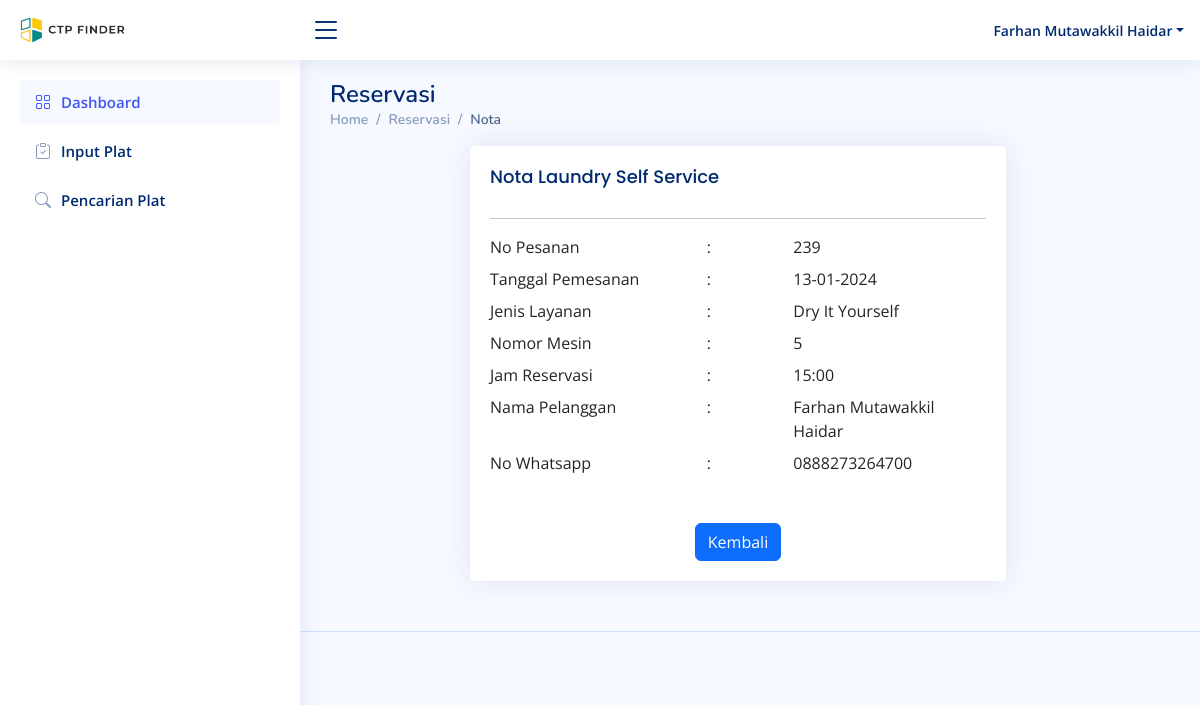
The app's page /dashboard/pages/content/nota/nota-ss-dry.php (signed in) with its own data.
### tables this page shows
CREATE TABLE `tbl_reservasi_ss` (
  `id_tbl_r` int(11) NOT NULL,
  `jam` varchar(10) NOT NULL,
  `id_user` int(11) NOT NULL,
  `jenis_layanan` enum('Wash It Yourself','Dry It Yourself') NOT NULL,
  `nomor_antrian` int(4) NOT NULL,
  `tanggal_pesanan` datetime NOT NULL DEFAULT current_timestamp(),
  `status_pesanan` enum('Active','Inactive') NOT NULL
);

CREATE TABLE `tbl_users` (
  `id_user` int(11) NOT NULL,
  `name` varchar(50) NOT NULL,
  `email` varchar(255) NOT NULL,
  `no_whatsapp` varchar(15) DEFAULT NULL,
  `role` enum('admin','user') NOT NULL DEFAULT 'user',
  `password` varchar(255) NOT NULL,
  `created_at` timestamp NOT NULL DEFAULT current_timestamp(),
  `update_at` timestamp NULL DEFAULT NULL,
  `alamat` varchar(150) DEFAULT NULL
);

### dashboard/pages/content/nota/nota-ss-dry.php (the view, shortened to what this page needs)
<?php
  include '../../../../config/db.php';
?>
    <main id="main" class="main">
      <div class="pagetitle">
        <h1>Reservasi</h1>
        <nav>
          <ol class="breadcrumb">
            <li class="breadcrumb-item"><a href="../dashboard/Dashboard.php">Home</a></li>
            <li class="breadcrumb-item"><a href="../reservasi/reservasi.php">Reservasi</a></li>
            <li class="breadcrumb-item active">Nota</li>
          </ol>
        </nav>
      </div>
      <section class="section dashboard">
        <div class="row align-items-top">
          <div class="row justify-content-center">
            <div class="col-lg-8">
            <div class="card">
              <div class="card-body">
                <h5 class="card-title">Nota Laundry Self Service</h5>
                <hr>
                <div class="row">
                  <div class="col-md-5">
                    <label class="form-label">No Pesanan</label>
                  </div>
                  <div class="col-md-2">
                    <label class="form-label">:</label>
                  </div>
                  <div class="col-md-5">
                    <label class="form-label">
                    <?php
                      $iduser = $_SESSION['id'];
                      $sql = mysqli_query($db_connect, "SELECT * FROM `tbl_reservasi_ss` WHERE id_user = '$iduser' AND jenis_layanan = 'Dry It Yourself' ORDER BY id_tbl_r DESC LIMIT 1");
                      while ($row = mysqli_fetch_assoc($sql)) {
                          echo "<div>" . $row['id_tbl_r'] . "</div>";
                      }
                    ?>
                    </label>
                  </div>
                  <div class="col-md-5">
                    <label class="form-label">Tanggal Pemesanan</label>
                  </div>
                  <div class="col-md-2">
                    <label class="form-label">:</label>
                  </div>
                  <div class="col-md-5">
                    <label class="form-label ">
                        <?php
                          $iduser = $_SESSION['id'];
                          $sql = mysqli_query($db_connect, "SELECT * FROM `tbl_reservasi_ss` WHERE id_user = '$iduser' AND jenis_layanan = 'Dry It Yourself' ORDER BY id_tbl_r DESC LIMIT 1");
                          while ($row = mysqli_fetch_assoc($sql)) {
                            $tanggalPesanan = date('d-m-Y', strtotime($row['tanggal_pesanan']));
                            echo "<div>" . $tanggalPesanan . "</div>";
                        }
                        ?>
                    </label>
                  </div>
                  <div class="col-md-5">
                    <label class="form-label">Jenis Layanan</label>
                  </div>
                  <div class="col-md-2">
                    <label class="form-label">:</label>
                  </div>
                  <div class="col-md-5">
                    <label class="form-label">
                        <?php
                          $iduser = $_SESSION['id'];
                          $sql = mysqli_query($db_connect, "SELECT * FROM `tbl_reservasi_ss` WHERE id_user = '$iduser' AND jenis_layanan = 'Dry It Yourself' ORDER BY id_tbl_r DESC LIMIT 1");
                          while ($row = mysqli_fetch_assoc($sql)) {
                            echo "<div>" . $row['jenis_layanan'] . "</div>";
                        }
                        ?>
                    </label>
                  </div>
                  <div class="col-md-5">
                    <label class="form-label">Nomor Mesin</label>
                  </div>
                  <div class="col-md-2">
                    <label class="form-label">:</label>
                  </div>
                  <div class="col-md-5">
                    <label class="form-label">
                        <?php
                          $iduser = $_SESSION['id'];
                          $sql = mysqli_query($db_connect, "SELECT * FROM `tbl_reservasi_ss` WHERE id_user = '$iduser' AND jenis_layanan = 'Dry It Yourself' ORDER BY id_tbl_r DESC LIMIT 1");
                          while ($row = mysqli_fetch_assoc($sql)) {
                            echo "<div>" . $row['nomor_antrian'] . "</div>";
                        }
                        ?>
                    </label>
                  </div>
                  <div class="col-md-5">
                    <label class="form-label">Jam Reservasi</label>
                  </div>
                  <div class="col-md-2">
                    <label class="form-label">:</label>
                  </div>
                  <div class="col-md-5">
                    <label class="form-label">
                        <?php
                          $iduser = $_SESSION['id'];
                          $sql = mysqli_query($db_connect, "SELECT * FROM `tbl_reservasi_ss` WHERE id_user = '$iduser' AND jenis_layanan = 'Dry It Yourself' ORDER BY id_tbl_r DESC LIMIT 1");
                          while ($row = mysqli_fetch_assoc($sql)) {
                            echo "<div>" . $row['jam'] . "</div>";
                        }
                        ?>
                    </label>
                  </div>
                  <div class="col-md-5">
                    <label class="form-label">Nama Pelanggan</label>
                  </div>
                  <div class="col-md-2">
                    <label class="form-label">:</label>
                  </div>
                  <div class="col-md-5">
                      <?php
                          $iduser = $_SESSION['id'];
                          $sql = mysqli_query($db_connect, "SELECT * FROM `tbl_users` WHERE id_user = '$iduser'");
                          while ($row = mysqli_fetch_assoc($sql)) {
                              echo "<div class='form-label'>" . $row['name'] . "</div>";
                          }
                      ?>
                  </div>
                  <div class="col-md-5">
                    <label class="form-label">No Whatsapp</label>
                  </div>
                  <div class="col-md-2">
                    <label class="form-label">:</label>
                  </div>
                  <div class="col-md-5">
                    <label class="form-label">
                      <?php
                          $iduser = $_SESSION['id'];
                          $sql = mysqli_query($db_connect, "SELECT * FROM `tbl_users` WHERE id_user = '$iduser'");
                          while ($row = mysqli_fetch_assoc($sql)) {
                              echo "<div class='form-label'>" . $row['no_whatsapp'] . "</div>";
                          }
                      ?>
                    </label>
                  </div>
                  <br>
                  <br>
                  <br>
                  <div class="col-lg-12 text-center">
                    <a class="btn btn-primary" href="../reservasi/form-ss-dry.php" role="button">Kembali</a>
                  </div>
                </div>
              </div>
            </div>
            </div>
          </div>
        </div>
      </section>
  </main>

### dashboard/assets/css/style.css (style rules this page uses)
:root { scroll-behavior: smooth; }
body { font-family: "Open Sans", sans-serif; background: #f6f9ff; color: #444444; }
a { color: #4154f1; text-decoration: none; }
h1, h2, h3, h4, h5, h6 { font-family: "Nunito", sans-serif; }
#main { margin-top: 60px; padding: 20px 30px; transition: all 0.3s; }
.pagetitle { margin-bottom: 10px; }
.pagetitle h1 { font-size: 24px; margin-bottom: 0; font-weight: 600; color: #012970; }
.card { margin-bottom: 30px; border: none; border-radius: 5px; box-shadow: 0px 0 30px rgba(1, 41, 112, 0.1); }
.card-title { padding: 20px 0 15px 0; font-size: 18px; font-weight: 500; color: #012970; font-family: "Poppins", sans-serif; }
.card-body { padding: 0 20px 20px 20px; }
.breadcrumb { font-size: 14px; font-family: "Nunito", sans-serif; color: #899bbd; font-weight: 600; }
.breadcrumb a { color: #899bbd; transition: 0.3s; }
.breadcrumb .breadcrumb-item::before { color: #899bbd; }
.breadcrumb .active { color: #51678f; font-weight: 600; }
@media (min-width: 1200px) { #main, #footer { margin-left: 300px; } }

### records on screen
tbl_reservasi_ss: id_tbl_r "239", tanggal_pesanan "13-01-2024", jenis_layanan "Dry It Yourself", nomor_antrian "5", jam "15:00"
tbl_users: name "Farhan Mutawakkil Haidar", no_whatsapp "0888273264700"

### other values on screen
$_SESSION['name'] "Farhan Mutawakkil Haidar"
